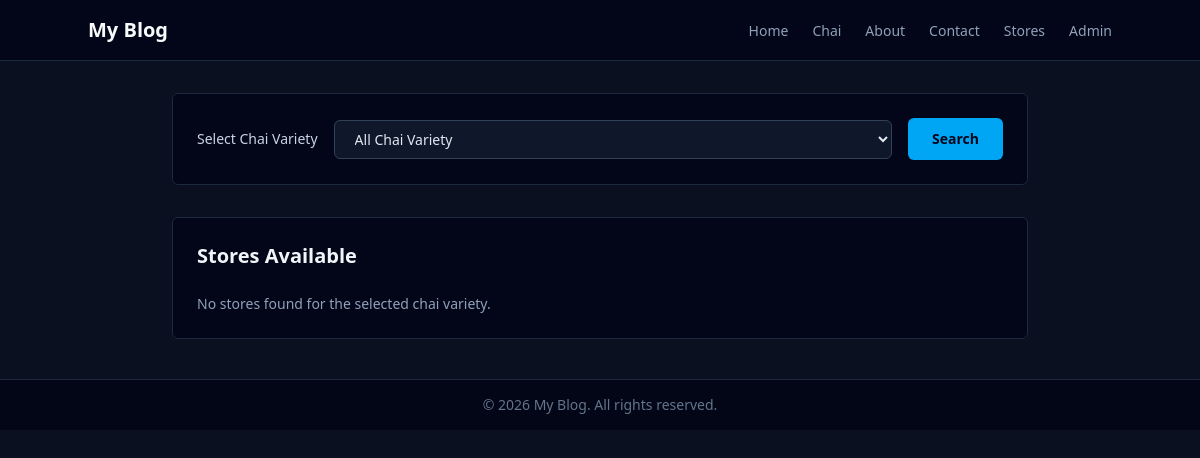
The page /chai/chai_stores/ on the database as committed earlier.
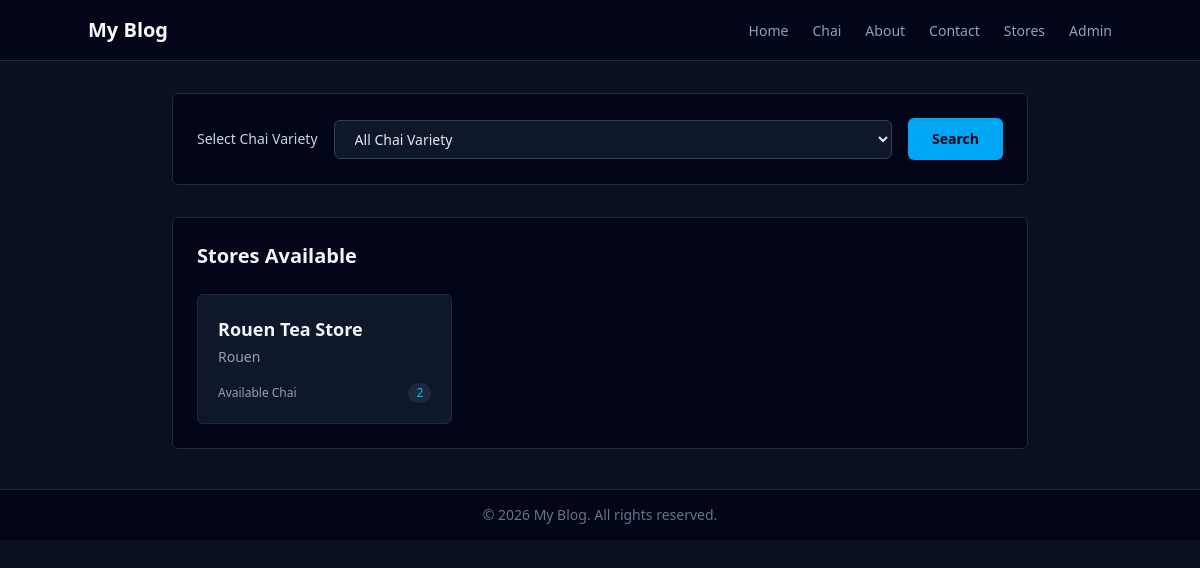
The same page on the database as committed later.
### chai/models.py (models this page shows, shortened)
class Store(models.Model):
  name= models.CharField(max_length=100)
  location= models.CharField(max_length=100)
  chai_varieties = models.ManyToManyField(ChaiVariety, related_name='stores')

### chai/views.py (the view)
# urls.py: path('chai_stores/', views.chai_store, name='chai_store'),
def chai_store(request):
  stores= Store.objects.all()
  if request.method == 'POST':
    form = ChaiVarietyForm(request.POST)
    if(form.is_valid()):
      chai_varieties = form.cleaned_data['chai_variety']
      stores = Store.objects.filter(chai_varieties = chai_varieties)
  else:
    form = ChaiVarietyForm()
  return render(request,'chai/chai_stores.html', {'stores':stores,'form' : form})

### chai/forms.py
class ChaiVarietyForm(forms.Form):
    chai_variety = forms.ModelChoiceField(
        queryset=ChaiVariety.objects.order_by("name"),
        label="Select Chai Variety",
        required=False,
        empty_label="All Chai Variety",
        widget=forms.Select(
            attrs={
                "class": (
                    "w-full rounded-md bg-slate-900 border border-slate-700 "
                    "text-slate-200 px-4 py-2 text-sm "
                    "focus:outline-none focus:ring-2 focus:ring-sky-500 "
                    "focus:border-sky-500"
                )
            }
        )
    )

### chai/models.py (called while the page is built)
  def __str__(self):
    return self.name

### chai/templates/chai/chai_stores.html (shortened to what this page needs)
{% extends "layout.html" %}
{% block content %}
<main class="max-w-4xl mx-auto mt-8 px-5 space-y-8">
  <section class="bg-slate-950 border border-slate-800 rounded-md p-6">
  <form method="POST" class="flex items-center gap-4">
    <label
      for="{{ form.chai_variety.id_for_label }}"
      class="shrink-0 text-sm font-medium text-slate-300"
    >
      {{ form.chai_variety.label }}
    </label>
    <div class="flex-1">
      {{ form.chai_variety }}
    </div>
    <button
      type="submit"
      class="h-[42px] shrink-0 inline-flex items-center justify-center rounded-md bg-sky-500 px-6 text-sm font-semibold text-slate-950 hover:bg-sky-400 focus:outline-none focus:ring-2 focus:ring-sky-400 transition-colors cursor-pointer"
    >
      Search
    </button>
  </form>
</section>
  <section class="bg-slate-950 border border-slate-800 rounded-md p-6">
    <h2 class="text-slate-100 text-xl font-semibold mb-6">
      Stores Available
    </h2>
    {% if stores %}
      <div class="grid gap-5 sm:grid-cols-2 lg:grid-cols-3">
        {% for store in stores %}
          <div
            class="rounded-md border border-slate-800 bg-slate-900 p-5 hover:border-sky-400 transition-colors"
          >
            <h3 class="text-slate-100 font-semibold text-lg mb-1">
              {{ store.name }}
            </h3>
            <p class="text-slate-400 text-sm mb-4">
              {{ store.location }}
            </p>
            <div class="flex items-center justify-between text-xs text-slate-400">
              <span>Available Chai</span>
              <span class="rounded-full bg-slate-800 px-2 py-0.5 text-sky-400 font-medium">
                {{ store.chai_varieties.count }}
              </span>
            </div>
          </div>
        {% endfor %}
      </div>
    {% else %}
      <p class="text-slate-400 text-sm">
        No stores found for the selected chai variety.
      </p>
    {% endif %}
  </section>
</main>
{% endblock %}

Rows that differ between the two databases and show on the page:
added Store: name "Rouen Tea Store", location "Rouen", chai_varieties.count "2"
Other text that changed with them:
text no longer shown: "No stores found for the selected chai variety."
